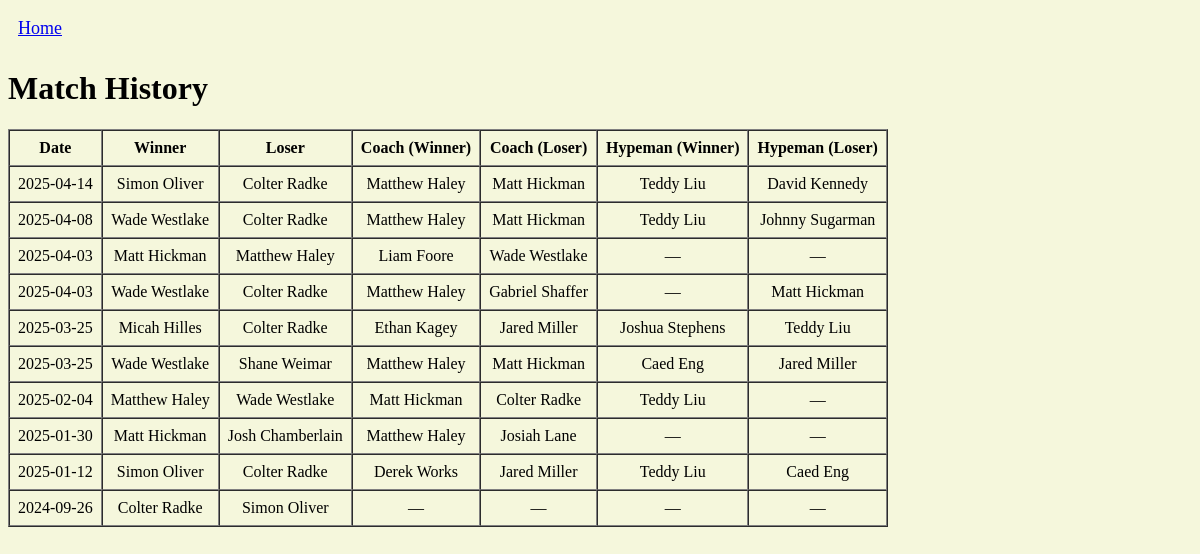
Page /matches on the earlier database version.
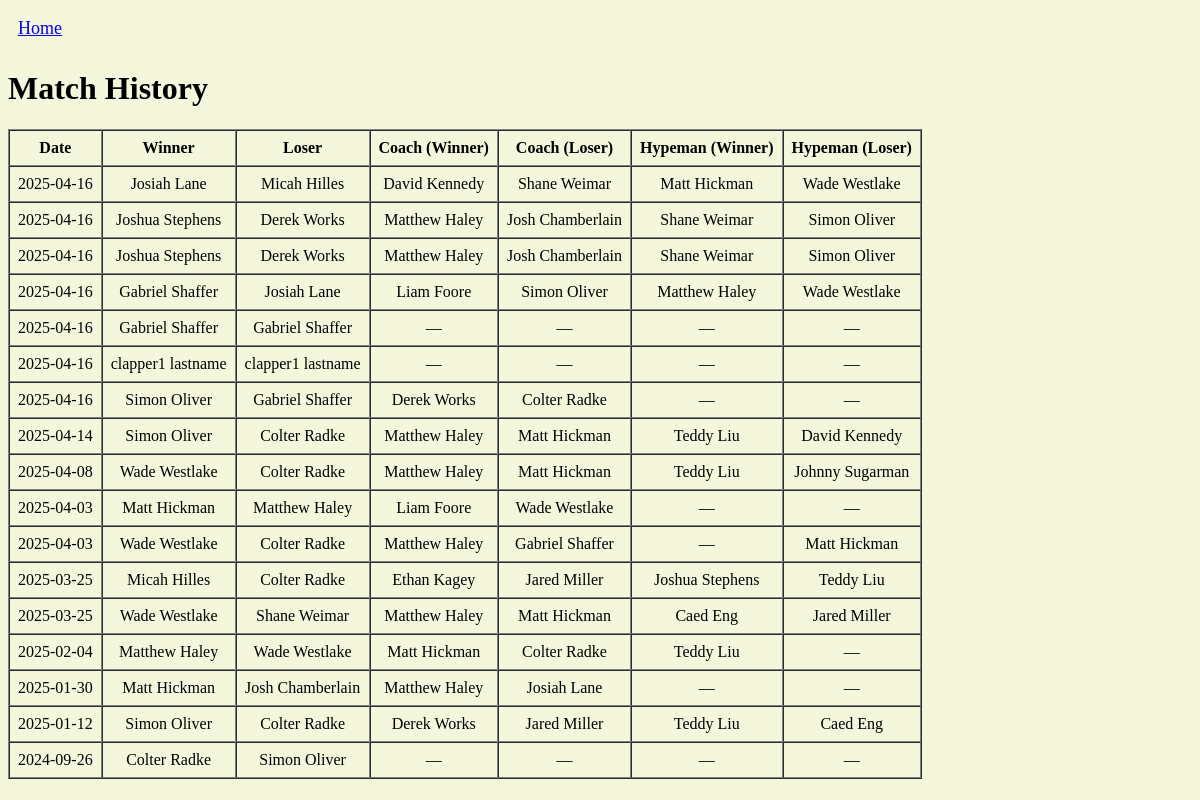
Same page on the later database version.
### tables this page shows
CREATE TABLE Matches (
    MatchID INTEGER PRIMARY KEY,
    Date TEXT NOT NULL,
    WinnerID INTEGER NOT NULL,
    LoserID INTEGER NOT NULL,
    CoachWinnerID INTEGER,
    CoachLoserID INTEGER,
    HypemanWinnerID INTEGER,
    HypemanLoserID INTEGER,
    FOREIGN KEY (WinnerID) REFERENCES Person(PersonID),
    FOREIGN KEY (LoserID) REFERENCES Person(PersonID),
    FOREIGN KEY (CoachWinnerID) REFERENCES Person(PersonID),
    FOREIGN KEY (CoachLoserID) REFERENCES Person(PersonID),
    FOREIGN KEY (HypemanWinnerID) REFERENCES Person(PersonID),
    FOREIGN KEY (HypemanLoserID) REFERENCES Person(PersonID)
);

### app.py (the view)
@app.route("/matches")
def list_matches():
    conn = sqlite3.connect('clap_competition.db')
    cursor = conn.cursor()
    cursor.execute('''
        SELECT
            m.Date,
            pw.FirstName || ' ' || pw.LastName AS WinnerName,
            pl.FirstName || ' ' || pl.LastName AS LoserName,
            pcw.FirstName || ' ' || pcw.LastName AS CoachWinnerName,
            pcl.FirstName || ' ' || pcl.LastName AS CoachLoserName,
            phw.FirstName || ' ' || phw.LastName AS HypemanWinnerName,
            phl.FirstName || ' ' || phl.LastName AS HypemanLoserName
        FROM Matches m
        LEFT JOIN Person pw ON m.WinnerID = pw.PersonID
        LEFT JOIN Person pl ON m.LoserID = pl.PersonID
        LEFT JOIN Person pcw ON m.CoachWinnerID = pcw.PersonID
        LEFT JOIN Person pcl ON m.CoachLoserID = pcl.PersonID
        LEFT JOIN Person phw ON m.HypemanWinnerID = phw.PersonID
        LEFT JOIN Person phl ON m.HypemanLoserID = phl.PersonID
        ORDER BY m.Date DESC;
    ''')
    matches = cursor.fetchall()
    conn.close()
    return render_template("matches.html", matches=matches)

### templates/matches.html (shortened to what this page needs)
<!DOCTYPE html>
<html>
<head>
</head>
<body style="background-color: #F5F7DC;">
    <div style="text-align: left; padding: 10px;">
        <a href="{{ url_for('home') }}" style="font-size: 18px;">Home</a>
    </div>
    <h1>Match History</h1>
    <table border="1" cellpadding="8" cellspacing="0">
        <thead>
            <tr>
                <th>Date</th>
                <th>Winner</th>
                <th>Loser</th>
                <th>Coach (Winner)</th>
                <th>Coach (Loser)</th>
                <th>Hypeman (Winner)</th>
                <th>Hypeman (Loser)</th>
            </tr>
        </thead>
        <tbody>
            {% for match in matches %}
            <tr style="text-align: center;">
                <td>{{ match[0] }}</td>
                <td>{{ match[1] }}</td>
                <td>{{ match[2] }}</td>
                <td>{{ match[3] or '—'}}</td>
                <td>{{ match[4] or '—'}}</td>
                <td>{{ match[5] or '—' }}</td>
                <td>{{ match[6] or '—' }}</td>
            </tr>
            {% endfor %}
        </tbody>
    </table>
</body>
</html>

Differences in the rows shown:
added Matches: Date "2025-04-16", match "Josiah Lane", match "Micah Hilles", match "David Kennedy", match "Shane Weimar", match "Matt Hickman", match "Wade Westlake"
added Matches: Date "2025-04-16", match "Joshua Stephens", match "Derek Works", match "Matthew Haley", match "Josh Chamberlain", match "Shane Weimar", match "Simon Oliver"
added Matches: Date "2025-04-16", match "Joshua Stephens", match "Derek Works", match "Matthew Haley", match "Josh Chamberlain", match "Shane Weimar", match "Simon Oliver"
added Matches: Date "2025-04-16", match "Gabriel Shaffer", match "Josiah Lane", match "Liam Foore", match "Simon Oliver", match "Matthew Haley", match "Wade Westlake"
added Matches: Date "2025-04-16", match "Gabriel Shaffer", match "—"
added Matches: Date "2025-04-16", match "clapper1 lastname", match "—"
added Matches: Date "2025-04-16", match "Simon Oliver", match "Gabriel Shaffer", match "Derek Works", match "Colter Radke", match "—"
